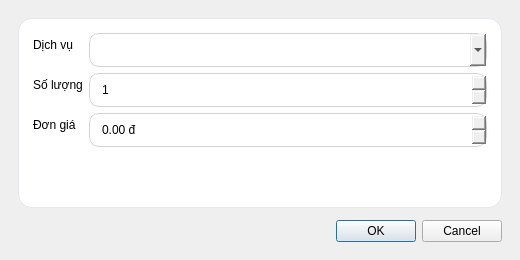
<?xml version="1.0" encoding="UTF-8"?>
<ui version="4.0">
 <class>SessionServiceDialog</class>
 <widget class="QDialog" name="SessionServiceDialog">
  <property name="windowTitle">
   <string>Thêm dịch vụ</string>
  </property>
  <property name="minimumSize">
   <size>
    <width>520</width>
    <height>260</height>
   </size>
  </property>
  <layout class="QVBoxLayout" name="verticalLayout">
   <property name="leftMargin">
    <number>18</number>
   </property>
   <property name="topMargin">
    <number>18</number>
   </property>
   <property name="rightMargin">
    <number>18</number>
   </property>
   <property name="bottomMargin">
    <number>18</number>
   </property>
   <property name="spacing">
    <number>12</number>
   </property>
   <item>
    <widget class="QFrame" name="card">
     <property name="styleSheet">
      <string notr="true">QFrame#card{background:#ffffff;border:1px solid #e5e7eb;border-radius:14px;} QComboBox, QSpinBox, QDoubleSpinBox{padding:8px 10px;border:1px solid #d1d5db;border-radius:10px;} QComboBox:focus, QSpinBox:focus, QDoubleSpinBox:focus{border:1px solid #2563eb;}</string>
     </property>
     <layout class="QFormLayout" name="formLayout">
      <property name="leftMargin">
       <number>14</number>
      </property>
      <property name="topMargin">
       <number>14</number>
      </property>
      <property name="rightMargin">
       <number>14</number>
      </property>
      <property name="bottomMargin">
       <number>14</number>
      </property>
      <item row="0" column="0">
       <widget class="QLabel" name="labelService">
        <property name="text">
         <string>Dịch vụ</string>
        </property>
       </widget>
      </item>
      <item row="0" column="1">
       <widget class="QComboBox" name="comboService"/>
      </item>
      <item row="1" column="0">
       <widget class="QLabel" name="labelQty">
        <property name="text">
         <string>Số lượng</string>
        </property>
       </widget>
      </item>
      <item row="1" column="1">
       <widget class="QSpinBox" name="spinQty">
        <property name="minimum">
         <number>1</number>
        </property>
        <property name="maximum">
         <number>999</number>
        </property>
       </widget>
      </item>
      <item row="2" column="0">
       <widget class="QLabel" name="labelUnit">
        <property name="text">
         <string>Đơn giá</string>
        </property>
       </widget>
      </item>
      <item row="2" column="1">
       <widget class="QDoubleSpinBox" name="spinUnitPrice">
        <property name="maximum">
         <double>10000000.000000000000000</double>
        </property>
        <property name="suffix">
         <string> đ</string>
        </property>
       </widget>
      </item>
     </layout>
    </widget>
   </item>
   <item>
    <widget class="QDialogButtonBox" name="buttonBox">
     <property name="standardButtons">
      <set>QDialogButtonBox::Cancel|QDialogButtonBox::Ok</set>
     </property>
    </widget>
   </item>
  </layout>
 </widget>
 <resources/>
 <connections/>
</ui>
